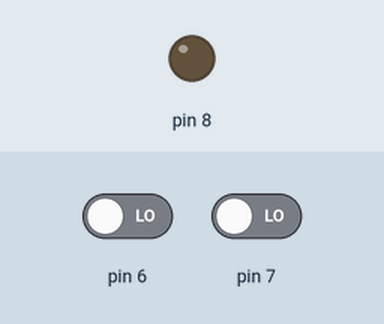
Simulated run of this sketch. Board: Arduino Uno, built with avr-gcc and run on an emulated ATmega328P. Parts: output pins drawn as LEDs (lit = HIGH). Dashed ring = blinking. Inputs (shaded band) come from the test bench; at power-on: pin 7 LOW, pin 6 LOW.

Above: at 1.2 s.
1.3 s: pin 7 driven HIGH
At 1.55 s:
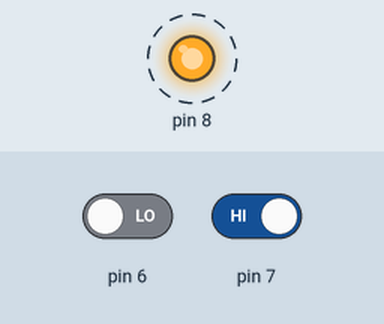
4.3 s: pin 7 driven LOW
At 5.2 s:
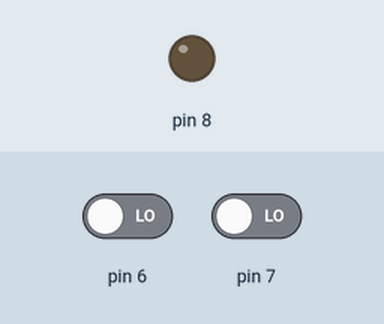
5.8 s: pin 6 driven HIGH
At 6.3 s:
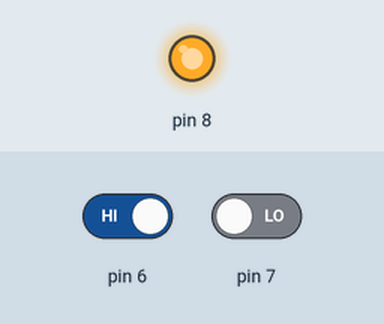
Timing chart, 0 to 8.8 s (numbered marks = the images above; inputs shaded):
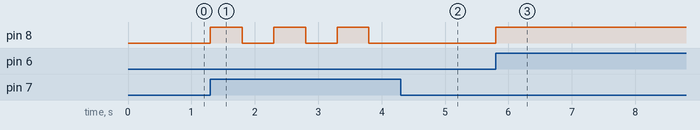

Measured:
- after the input at 1.3 s, pin 8: alternates HIGH for 0.50 s and LOW for 0.50 s, starting at once
- after the input at 4.3 s, pin 8: stays LOW (without the input it goes to HIGH after 0.00 s)
- after the input at 5.8 s, pin 8: LOW → HIGH at once

The sketch:

blinking_led.ino
```cpp
#include <avr/io.h>
#include <util/delay.h>

//Add Names Here:
//Brandon Guo
//Noah Conard
//Noel Moyer

/* KEY:
 * '_' is the port letter
 * '#' is the number in the port
 *
 * "DDR_" - Set to '0' for input and '1' for output
 *
 * "PIN_" - (INPUT) Gives all values of the pins in the port. Can read from this
 * "PORT_" - (OUTPUT) Gives all values of the pins in the port. Can write to this
 *
 * "P_#" - Gives the offset value of the pin # in the port letter
 */
void setup() {
    //Set PIN "PD6" (pin 12) as input
  DDRD &= ~(1 << PD6);

  //Set PIN "PD7" (pin 13) as input
  DDRD &= ~(1 << PD7);

  //Set PIN "PB0" (pin 14) as output
  DDRB = 0x01;
}

void loop() {
  //Instantaneous LED response
  while((PIND & (1<<PD6))){
    PORTB |= (1<<PB0);
  }

  //Turn off LED
  PORTB &= ~(1<<PB0);

  //Periodically blink LED while input is HIGH
  while((PIND & (1<<PD7))){
    PORTB |= (1<<PB0);
    _delay_ms(500);
    PORTB &= ~(1<<PB0);
    _delay_ms(500);
  }
}
```
